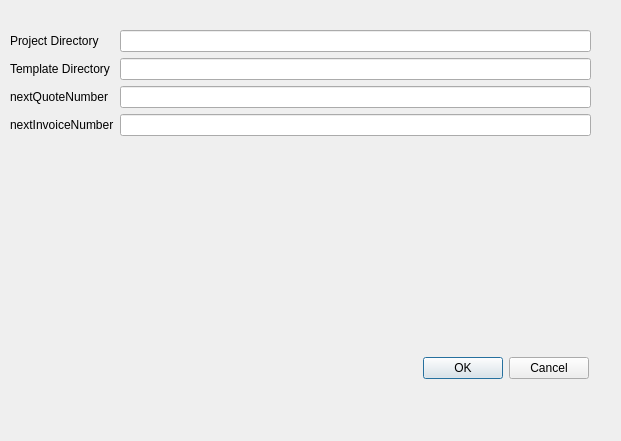
<?xml version="1.0" encoding="UTF-8"?>
<ui version="4.0">
 <class>Preferences</class>
 <widget class="QDialog" name="Preferences">
  <property name="geometry">
   <rect>
    <x>0</x>
    <y>0</y>
    <width>621</width>
    <height>441</height>
   </rect>
  </property>
  <property name="windowTitle">
   <string>Preferences</string>
  </property>
  <property name="modal">
   <bool>true</bool>
  </property>
  <widget class="QWidget" name="formLayoutWidget">
   <property name="geometry">
    <rect>
     <x>10</x>
     <y>30</y>
     <width>581</width>
     <height>289</height>
    </rect>
   </property>
   <layout class="QFormLayout" name="formLayout">
    <property name="fieldGrowthPolicy">
     <enum>QFormLayout::AllNonFixedFieldsGrow</enum>
    </property>
    <item row="1" column="0">
     <widget class="QLabel" name="projectDirectoryLabel">
      <property name="text">
       <string>Project Directory</string>
      </property>
     </widget>
    </item>
    <item row="1" column="1">
     <widget class="QLineEdit" name="projectRoot"/>
    </item>
    <item row="5" column="1">
     <widget class="QWidget" name="projectDirectoryWidget" native="true"/>
    </item>
    <item row="2" column="0">
     <widget class="QLabel" name="projectDirectoryLabel_2">
      <property name="text">
       <string>Template Directory</string>
      </property>
     </widget>
    </item>
    <item row="2" column="1">
     <widget class="QLineEdit" name="templatePath"/>
    </item>
    <item row="3" column="0">
     <widget class="QLabel" name="projectDirectoryLabel_3">
      <property name="text">
       <string>nextQuoteNumber</string>
      </property>
     </widget>
    </item>
    <item row="4" column="0">
     <widget class="QLabel" name="projectDirectoryLabel_4">
      <property name="text">
       <string>nextInvoiceNumber</string>
      </property>
     </widget>
    </item>
    <item row="3" column="1">
     <widget class="QLineEdit" name="nextQuoteNumber"/>
    </item>
    <item row="4" column="1">
     <widget class="QLineEdit" name="nextInvoiceNumber"/>
    </item>
   </layout>
  </widget>
  <widget class="QDialogButtonBox" name="buttonBox">
   <property name="geometry">
    <rect>
     <x>40</x>
     <y>350</y>
     <width>549</width>
     <height>36</height>
    </rect>
   </property>
   <property name="orientation">
    <enum>Qt::Horizontal</enum>
   </property>
   <property name="standardButtons">
    <set>QDialogButtonBox::Cancel|QDialogButtonBox::Ok</set>
   </property>
  </widget>
 </widget>
 <resources/>
 <connections>
  <connection>
   <sender>buttonBox</sender>
   <signal>accepted()</signal>
   <receiver>Preferences</receiver>
   <slot>accept()</slot>
   <hints>
    <hint type="sourcelabel">
     <x>248</x>
     <y>254</y>
    </hint>
    <hint type="destinationlabel">
     <x>157</x>
     <y>274</y>
    </hint>
   </hints>
  </connection>
  <connection>
   <sender>buttonBox</sender>
   <signal>rejected()</signal>
   <receiver>Preferences</receiver>
   <slot>reject()</slot>
   <hints>
    <hint type="sourcelabel">
     <x>316</x>
     <y>260</y>
    </hint>
    <hint type="destinationlabel">
     <x>286</x>
     <y>274</y>
    </hint>
   </hints>
  </connection>
 </connections>
</ui>
